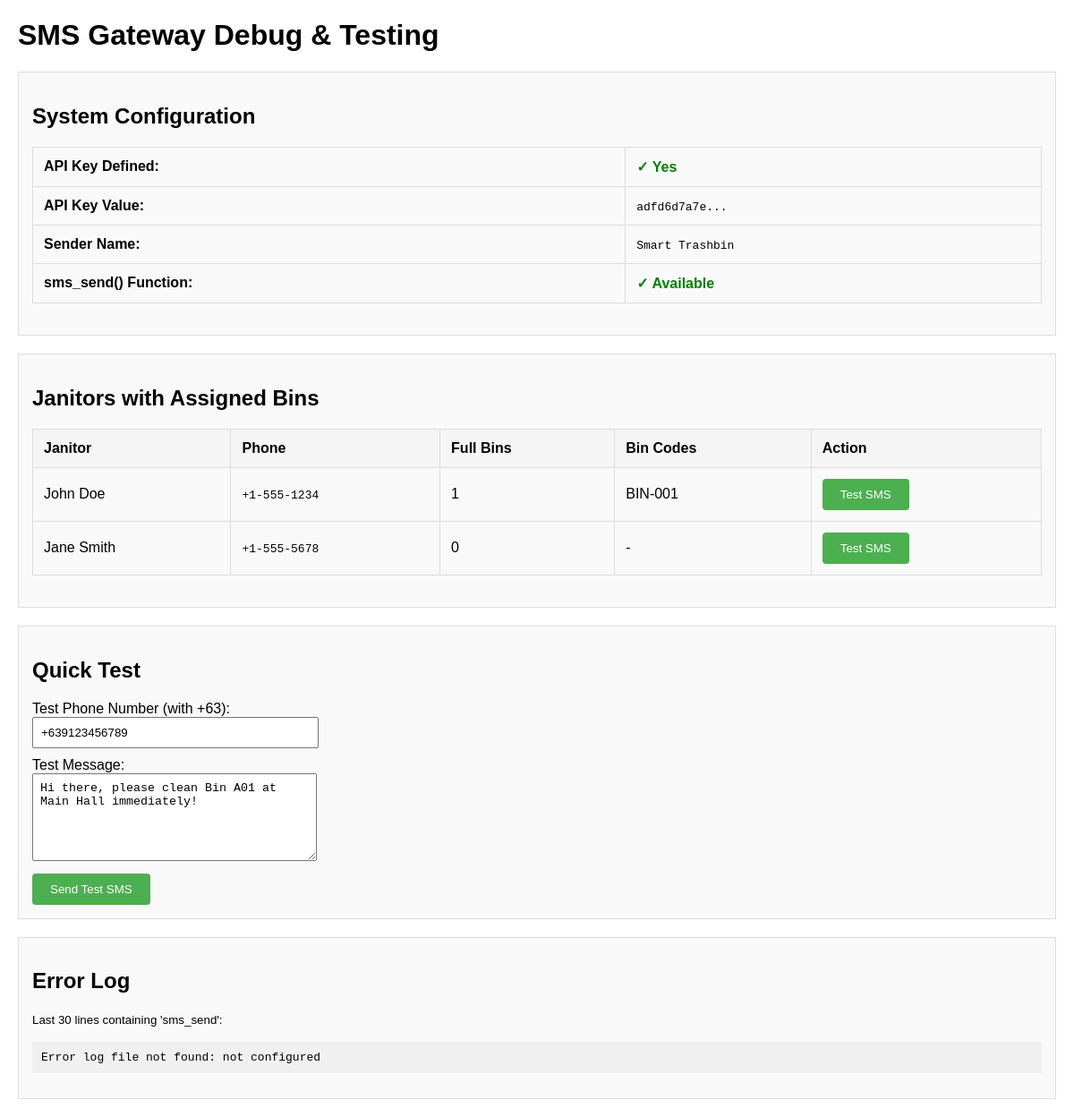
The page /sms-debug.php on the database its author committed.
### tables this page shows
CREATE TABLE IF NOT EXISTS janitors (
    janitor_id INT AUTO_INCREMENT PRIMARY KEY,
    first_name VARCHAR(100) NOT NULL,
    last_name VARCHAR(100) NOT NULL,
    email VARCHAR(255) UNIQUE NOT NULL,
    phone VARCHAR(20),
    password VARCHAR(255) NOT NULL,
    status ENUM('active', 'inactive') NOT NULL DEFAULT 'active',
    employee_id VARCHAR(50) UNIQUE,
    profile_picture VARCHAR(255),
    reset_token_hash VARCHAR(64) NULL DEFAULT NULL,
    reset_token_expires_at DATETIME NULL DEFAULT NULL,
    created_at TIMESTAMP DEFAULT CURRENT_TIMESTAMP,
    updated_at TIMESTAMP DEFAULT CURRENT_TIMESTAMP ON UPDATE CURRENT_TIMESTAMP,
    INDEX idx_email (email),
    INDEX idx_status (status)
);

### sms-debug.php (the view, shortened to what this page needs)
<?php
require_once 'includes/config.php';
$query = "
    SELECT
        j.janitor_id,
        CONCAT(j.first_name, ' ', j.last_name) AS janitor_name,
        j.phone,
        COUNT(b.bin_id) AS full_bins_count,
        GROUP_CONCAT(b.bin_code) AS bin_codes
    FROM janitors j
    LEFT JOIN bins b ON j.janitor_id = b.assigned_to AND b.status = 'full'
    WHERE j.status = 'active'
    GROUP BY j.janitor_id
    ORDER BY full_bins_count DESC
";
$result = $conn->query($query);
$janitors = [];
if ($result) {
    while ($row = $result->fetch_assoc()) {
        $janitors[] = $row;
    }
}
?>
<!DOCTYPE html>
<html>
<head>
</head>
<body>
<h1>SMS Gateway Debug & Testing</h1>
<div class="test-section">
    <h2>System Configuration</h2>
    <table>
        <tr>
            <td><strong>API Key Defined:</strong></td>
            <td><?php echo defined('IPROGSMS_API_KEY') ? '<span class="success">✓ Yes</span>' : '<span class="error">✗ No</span>'; ?></td>
        </tr>
        <tr>
            <td><strong>API Key Value:</strong></td>
            <td><code><?php echo defined('IPROGSMS_API_KEY') ? substr(IPROGSMS_API_KEY, 0, 10) . '...' : 'Not defined'; ?></code></td>
        </tr>
        <tr>
            <td><strong>Sender Name:</strong></td>
            <td><code><?php echo defined('IPROGSMS_SENDER_NAME') ? IPROGSMS_SENDER_NAME : 'Not defined (will use default)'; ?></code></td>
        </tr>
        <tr>
            <td><strong>sms_send() Function:</strong></td>
            <td><?php echo function_exists('sms_send') ? '<span class="success">✓ Available</span>' : '<span class="error">✗ Not available</span>'; ?></td>
        </tr>
    </table>
</div>
<div class="test-section">
    <h2>Janitors with Assigned Bins</h2>
    <?php if (empty($janitors)): ?>
        <p class="warning">No janitors found in database.</p>
    <?php else: ?>
        <table>
            <thead>
                <tr>
                    <th>Janitor</th>
                    <th>Phone</th>
                    <th>Full Bins</th>
                    <th>Bin Codes</th>
                    <th>Action</th>
                </tr>
            </thead>
            <tbody>
                <?php foreach ($janitors as $j): ?>
                    <tr>
                        <td><?php echo htmlspecialchars($j['janitor_name']); ?></td>
                        <td><code><?php echo htmlspecialchars($j['phone']); ?></code></td>
                        <td><?php echo intval($j['full_bins_count']); ?></td>
                        <td><?php echo $j['bin_codes'] ? htmlspecialchars($j['bin_codes']) : '-'; ?></td>
                        <td>
                            <button onclick="testSMS(<?php echo $j['janitor_id']; ?>, '<?php echo htmlspecialchars($j['phone']); ?>', '<?php echo htmlspecialchars($j['janitor_name']); ?>')">
                                Test SMS
                            </button>
                        </td>
                    </tr>
                <?php endforeach; ?>
            </tbody>
        </table>
    <?php endif; ?>
</div>
<div class="test-section">
    <h2>Quick Test</h2>
    <form method="POST" action="">
        <div>
            <label>Test Phone Number (with +63):</label><br>
            <input type="text" name="test_phone" value="+639123456789" style="width: 300px; padding: 8px;">
        </div>
        <div style="margin-top: 10px;">
            <label>Test Message:</label><br>
            <textarea name="test_message" style="width: 300px; height: 80px; padding: 8px;">Hi there, please clean Bin A01 at Main Hall immediately!</textarea>
        </div>
        <div style="margin-top: 10px;">
            <button type="submit" name="send_test">Send Test SMS</button>
        </div>
    </form>
</div>
<div class="test-section">
    <h2>Error Log</h2>
    <p><small>Last 30 lines containing 'sms_send':</small></p>
    <pre style="background-color: #f0f0f0; padding: 10px; overflow-x: auto; max-height: 400px;">
<?php
$log_file = ini_get('error_log');
if ($log_file && file_exists($log_file)) {
    $all_lines = file($log_file);
    $sms_lines = array_filter($all_lines, function($line) {
        return strpos($line, 'sms_send') !== false;
    });
    $sms_lines = array_slice(array_values($sms_lines), -30);
    if (empty($sms_lines)) {
        echo "No SMS-related log entries found.";
    } else {
        foreach ($sms_lines as $line) {
            echo htmlspecialchars($line);
        }
    }
} else {
    echo "Error log file not found: " . ($log_file ?: 'not configured');
}
?>
    </pre>
</div>
</body>
</html>

### sms-debug.php (style rules this page uses)
body { font-family: Arial; margin: 20px; }
table { border-collapse: collapse; width: 100%; margin: 20px 0; }
th, td { border: 1px solid #ddd; padding: 12px; text-align: left; }
th { background-color: #f5f5f5; }
.success { color: green; font-weight: bold; }
.test-section { border: 1px solid #ddd; padding: 15px; margin: 20px 0; background-color: #f9f9f9; }
button { background-color: #4CAF50; color: white; padding: 10px 20px; border: none; border-radius: 4px; cursor: pointer; }

### rows shown on the page
janitors: janitor_name "John Doe", phone "+1-555-1234", full_bins_count "1", bin_codes "BIN-001"
janitors: janitor_name "Jane Smith", phone "+1-555-5678", full_bins_count "0"

### other values the page prints
substr(IPROGSMS_API_KEY, 0, 10) "adfd6d7a7e"
IPROGSMS_SENDER_NAME "Smart Trashbin"
$log_file ?: 'not configured' "not configured"
